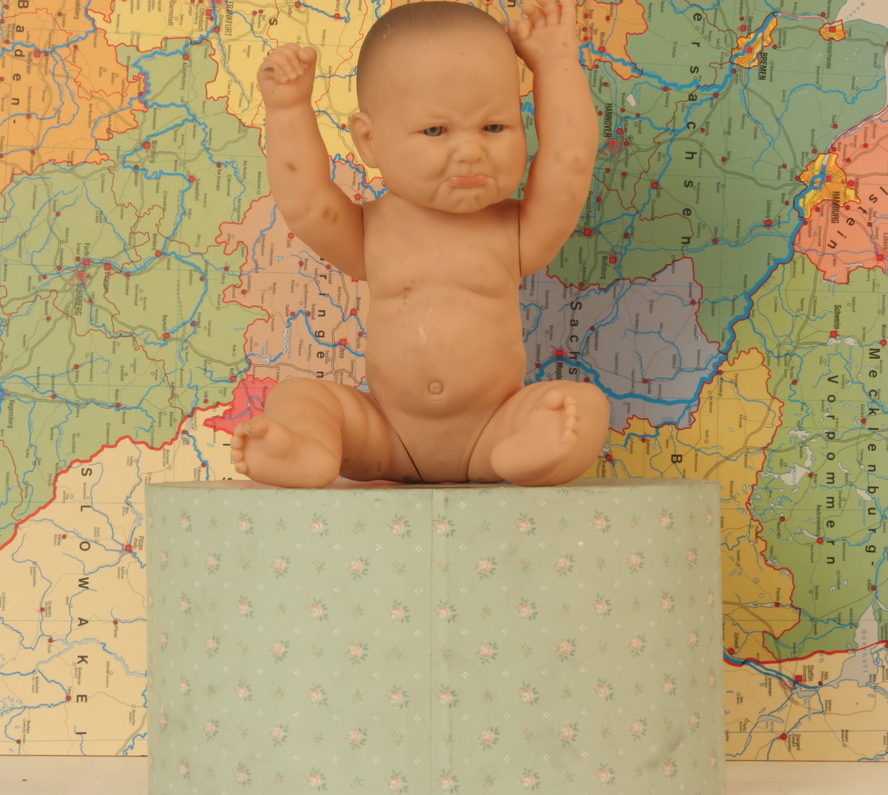
//> input picture image/left.png, 888 x 795 px, shrunk from 1240 x 1110 before the run
$ ./main   (built with g++ and OpenCV 4)
//> lines starting //> are read from the running program, lines starting //| are printed output that depends on the picture
#include "GxIAPI.h"
#include <stdio.h>
#include <stdlib.h>
#include <thread>
#include<thread>
#include<chrono>
#include<memory>
#include <mutex>
#include <queue>


#include "include/CommonProcessingUnit.h"
#include "include/common.h"


using namespace pcl;
using namespace std;
using namespace cv;

using namespace CommonProcessingUnit;
using namespace StereoMatching;


bool working = true;


int main()
{


    //-----------------------SGM Initialization-------------------------------

    int disp_size = 128;


    Mat I1 = cv::imread("../image/left.png",0);
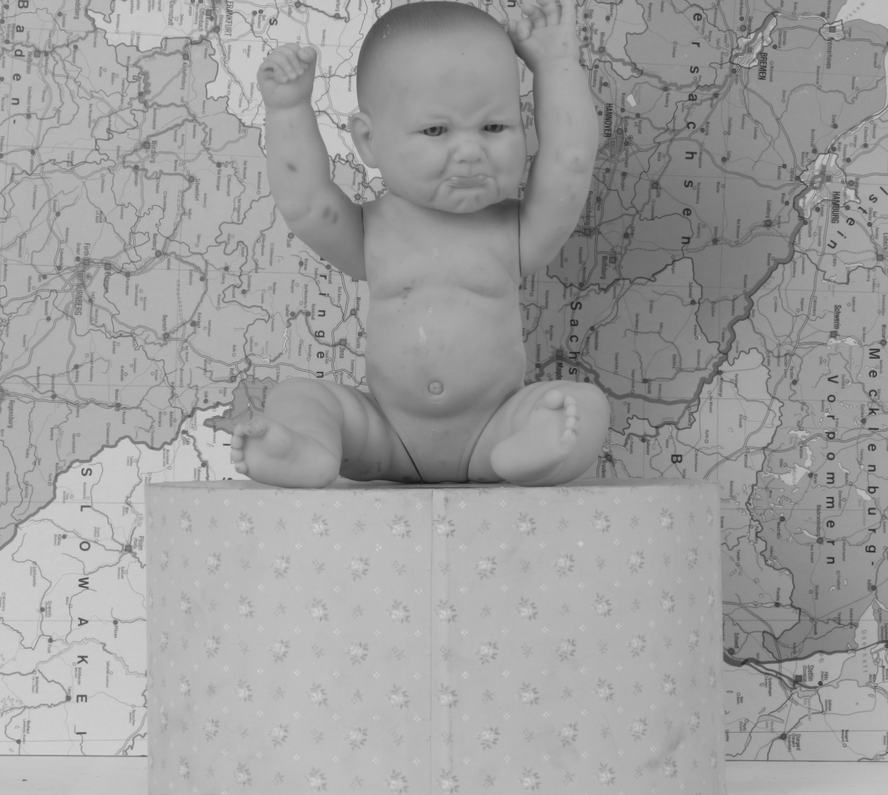
//> I1: 795 rows x 888 cols, CV_8UC1; min 22, max 214, mean 158.5
    Mat I2=  cv::imread("../image/right.png",0);
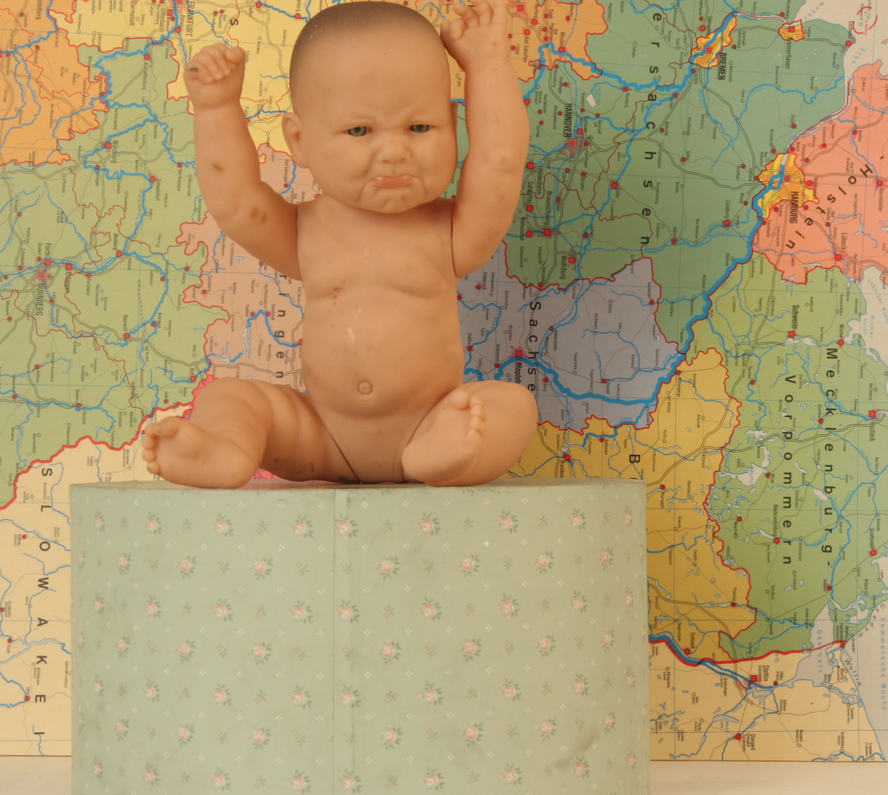
//> input picture image/right.png, 888 x 795 px, shrunk from 1240 x 1110 before the run
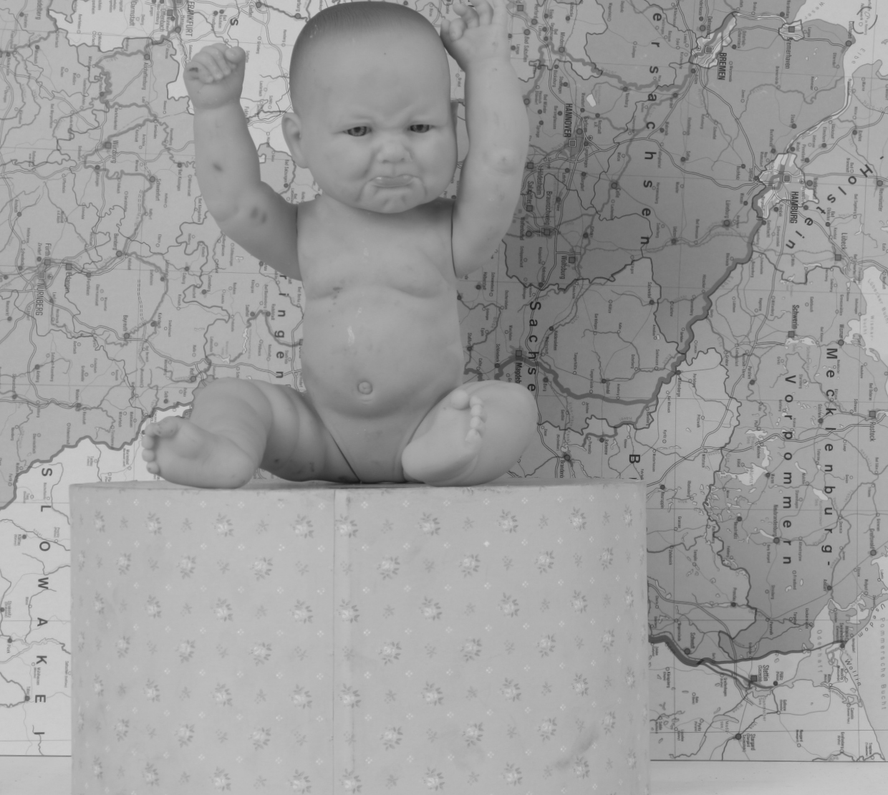
//> I2: 795 rows x 888 cols, CV_8UC1; min 24, max 209, mean 156.9
    std::cout << I1.cols << I2.rows << std::endl;
//| 888795


    ASSERT_MSG(!I1.empty() && !I2.empty(), "imread failed.");
//> (this line was passed over: ASSERT_MSG is not available in this run)
    ASSERT_MSG(I1.size() == I2.size() && I1.type() == I2.type(), "input images must be same size and type.");
//> (this line was passed over: ASSERT_MSG is not available in this run)
    ASSERT_MSG(I1.type() == CV_8U || I1.type() == CV_16U, "input image format must be CV_8U or CV_16U.");
//> (this line was passed over: ASSERT_MSG is not available in this run)
    ASSERT_MSG(disp_size == 64 || disp_size == 128, "disparity size must be 64 or 128.");
//> (this line was passed over: ASSERT_MSG is not available in this run)

    int width = I1.cols;
//> width = 888
    int height = I1.rows;
//> height = 795
    cout << I1.type() << endl;
//| 0

    const int input_depth = I1.type() == CV_8U ? 8 : 16;
//> input_depth = 8
    const int input_bytes = input_depth * width * height / 8;
//> input_bytes = 705960
    const int output_depth = 16;
    const int output_bytes = output_depth * width * height / 8;
//> output_bytes = 1411920

//> (the run ends here: the program needs code that is not available in this run, at `sgm::StereoSGM sgm(width, height, disp_size, input_depth, output_depth..`)
